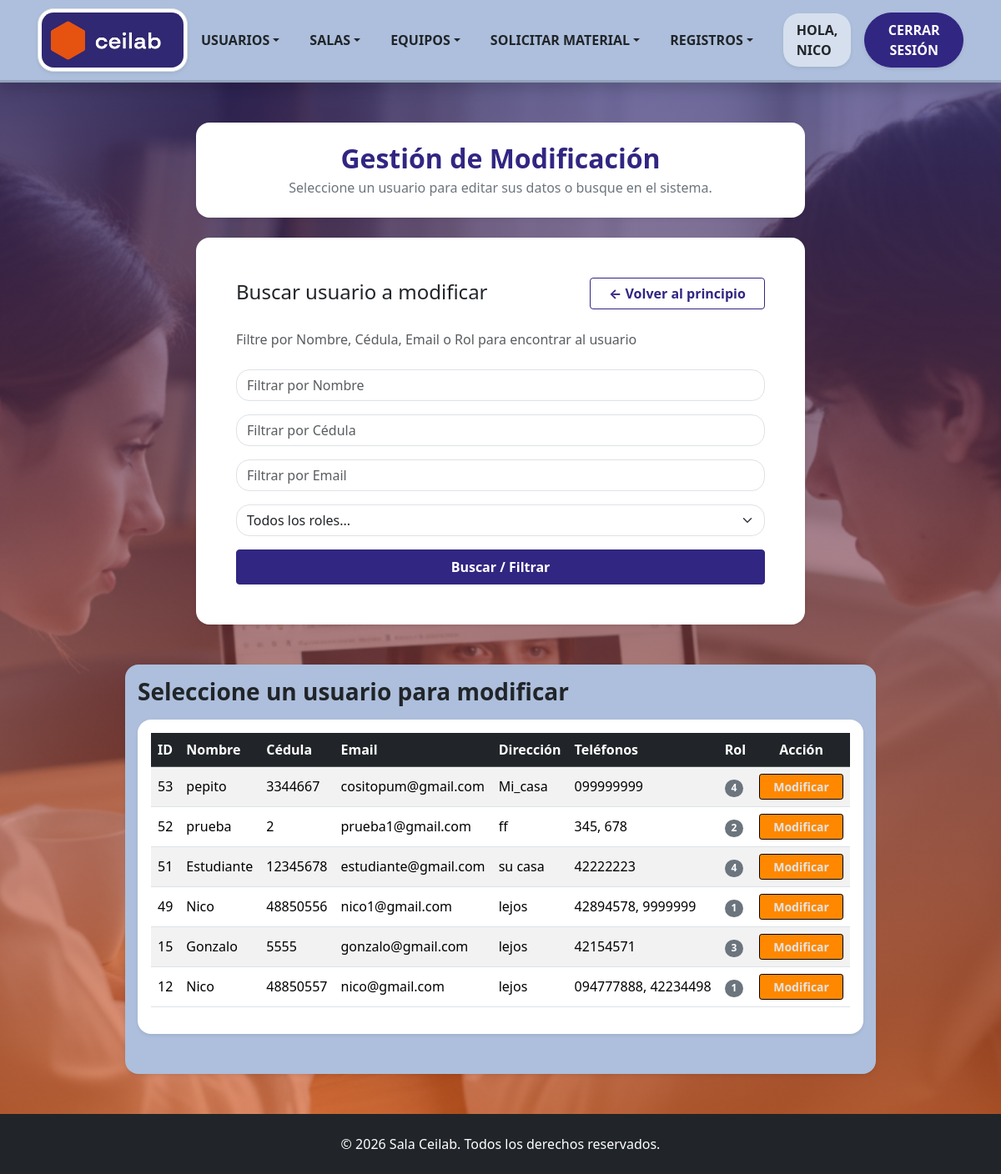
The page /Formularios/modUsuario.php (signed in) on the database its author committed.
### tables this page shows
CREATE TABLE `usuario` (
  `IDUsuario` int(10) NOT NULL,
  `Nombre` varchar(30) DEFAULT NULL,
  `Contraseña` varchar(61) DEFAULT NULL,
  `Email` varchar(30) DEFAULT NULL,
  `Direccion` varchar(50) NOT NULL,
  `Faltas` int(11) NOT NULL DEFAULT 0,
  `Observaciones` varchar(50) NOT NULL,
  `Fecha_creacion` date DEFAULT NULL,
  `Crador_IDUsuario` int(11) DEFAULT NULL,
  `cedula` int(8) NOT NULL,
  `activo` tinyint(1) DEFAULT 1
);

### Clases/ClsUsuarios.php (called while the page is built, shortened)
<?php
class ClsUsuarios {
    public function listarUsuarios($filtroNombre = '', $filtroCedula = '', $filtroEmail = '', $filtroRol = '') {
        $objConexion = new Conexion();
        $link = $objConexion->conectar();
        $sql = "SELECT u.IDUsuario, u.nombre, u.cedula, u.email, u.direccion, u.observaciones, MIN(r.ROL) AS ROL
                FROM usuario u
                LEFT JOIN rol r ON u.IDUsuario = r.IDUsuario
                WHERE u.activo = 1";
        $sql .= " GROUP BY u.IDUsuario, u.nombre, u.cedula, u.email, u.direccion, u.observaciones";
        $sql .= " ORDER BY u.IDUsuario DESC";
        return mysqli_query($link, $sql);
    }
    public function obtenerTelefonosPorUsuario($idUsuario) {
        $objConexion = new Conexion();
        $link = $objConexion->conectar();
        $idEscape = mysqli_real_escape_string($link, $idUsuario);
        $sql = "SELECT Telefono FROM Telefonos WHERE IDUsuario = '$idEscape'";
        $resultado = mysqli_query($link, $sql);
        $telefonos = [];
        if ($resultado) {
            while ($row = mysqli_fetch_assoc($resultado)) {
                $telefonos[] = $row['Telefono'];
            }
        }
        return $telefonos;
    }
    public function obtenerRolesPorUsuario($idUsuario) {
        $objConexion = new Conexion();
        $link = $objConexion->conectar();
        $idEscaped = mysqli_real_escape_string($link, $idUsuario);
        $sql = "SELECT ROL FROM rol WHERE IDUsuario = '$idEscaped'";
        $resultado = mysqli_query($link, $sql);
        $roles = [];
        if ($resultado) {
            while ($row = mysqli_fetch_assoc($resultado)) {
                $roles[] = $row['ROL'];
            }
        }
        return $roles;
    }
}
?>

### Formularios/modUsuario.php (the view, shortened to what this page needs)
<?php
require_once '../Clases/ClsUsuarios.php';
$objUsuario = new ClsUsuarios();
$usuarioData = null;
?>
<!DOCTYPE html>
<html lang="es">
    <head>
        <link href="../bootstrap_theme/bootstrap.css" rel="stylesheet" type="text/css">
        <link rel="stylesheet" href="../Estilos/blocks.css">
        <link href="../Estilos/style.css" rel="stylesheet">
    </head>
    <body class="d-flex flex-column min-vh-100 bg-light">
        <?php include '../navbar.php'; ?>
        <section class="hero-section flex-fill pb-5 pt-5">
            <div class="container pb-4">
                <div class="row">
                    <div class="col-md-9 col-xl-8 ms-auto me-auto">
                        <div class="bg-white p-4 shadow-sm rounded text-center">
                            <h3 class="fw-bold h2 mb-1 text-primary">Gestión de Modificación</h3>
                            <p class="fw-light text-secondary mb-0">Seleccione un usuario para editar sus datos o busque en el sistema.</p>
                        </div>
                    </div>
                </div>
            </div>
            <?php if (!$usuarioData): ?>
                <div class="container pb-5">
                    <div class="row">
                        <div class="col-md-9 col-xl-8 ms-auto me-auto">
                            <div class="bg-white p-4 p-lg-5 shadow-sm rounded">
                                <div class="d-flex justify-content-between align-items-center mb-4">
                                <h2 class="mb-1 text-dark h4">Buscar usuario a modificar</h2>
                                <a href="/CeiLab2026/index.php" class="btn btn-outline-primary fw-bold text-center" style="width: 100%; max-width: 210px;"> ← Volver al principio </a>
                                </div>
                                <p class="mb-4 text-muted">Filtre por Nombre, Cédula, Email o Rol para encontrar al usuario</p>
                                <form method="GET" action="">
                                    <div class="mb-3">
                                        <div class="mb-3">
                                            <input type="text" class="form-control" name="nombre" placeholder="Filtrar por Nombre" value="<?php echo htmlspecialchars($_GET['nombre'] ?? ''); ?>">
                                        </div>
                                        <div class="mb-3">
                                            <input type="number" class="form-control" name="cedula" placeholder="Filtrar por Cédula" value="<?php echo htmlspecialchars($_GET['cedula'] ?? ''); ?>">
                                        </div>
                                        <div class="mb-3">
                                            <input type="email" class="form-control" name="email" placeholder="Filtrar por Email" value="<?php echo htmlspecialchars($_GET['email'] ?? ''); ?>">
                                        </div>
                                        <div class="mb-3">
                                            <select class="form-select" name="rol">
                                                <option value="" selected>Todos los roles...</option>
                                            </select>
                                        </div>
                                    </div>
                                    <button type="submit" class="btn d-block w-100 btn-primary fw-bold pb-2 ps-3 pe-3 pt-2">Buscar / Filtrar</button>
                                </form>
                            </div>
                        </div>
                    </div>
                </div>
                <div class="container pb-5 pt-3 rounded shadow-sm col-md-10 col-xl-9" style="background-color: #adbfdc;">
                    <div class="row">
                        <div>
                            <h3 class="mb-3 text-dark fw-bold">Seleccione un usuario para modificar</h3>
                            <?php
                            $nombreFiltro = $_GET['nombre'] ?? '';
                            $cedulaFiltro = $_GET['cedula'] ?? '';
                            $emailFiltro  = $_GET['email'] ?? '';
                            $rolFiltro    = $_GET['rol'] ?? '';
                            $resultadoListado = $objUsuario->listarUsuarios($nombreFiltro, $cedulaFiltro, $emailFiltro, $rolFiltro);
                            if ($resultadoListado && mysqli_num_rows($resultadoListado) > 0) {
                            ?>
                                <div class="table-responsive bg-white p-3 shadow-sm rounded">
                                    <table class="table table-striped table-hover align-middle">
                                        <thead class="table-dark">
                                            <tr>
                                                <th>ID</th>
                                                <th>Nombre</th>
                                                <th>Cédula</th>
                                                <th>Email</th>
                                                <th>Dirección</th>
                                                <th>Teléfonos</th>
                                                <th>Rol</th>
                                                <th class="text-center">Acción</th>
                                            </tr>
                                        </thead>
                                        <tbody>
                                            <?php while ($row = mysqli_fetch_assoc($resultadoListado)) {
                                            $telefonosArr = $objUsuario->obtenerTelefonosPorUsuario($row['IDUsuario']);
                                            $textoTelefonos = !empty($telefonosArr) ? implode(', ', $telefonosArr) : 'Sin teléfonos';
                                            $rolArr = $objUsuario->obtenerRolesPorUsuario($row['IDUsuario']);
                                            $textorol = !empty($rolArr) ? implode(', ', $rolArr) : 'Sin rol asignado';
                                            ?>
                                                <tr>
                                                    <td><?php echo htmlspecialchars($row['IDUsuario']); ?></td>
                                                    <td><?php echo htmlspecialchars($row['nombre']); ?></td>
                                                    <td><?php echo htmlspecialchars($row['cedula']); ?></td>
                                                    <td><?php echo htmlspecialchars($row['email']); ?></td>
                                                    <td><?php echo htmlspecialchars($row['direccion']); ?></td>
                                                    <td><?php echo htmlspecialchars($textoTelefonos); ?></td>
                                                    <td><span class="badge bg-secondary"><?php echo htmlspecialchars($textorol); ?></span></td>
                                                    <td class="text-center">
                                                        <a href="modUsuario.php?id=<?php echo $row['IDUsuario']; ?>" class="btn btn-sm btn-warning fw-bold px-3">Modificar</a>
                                                    </td>
                                                </tr>
                                            <?php } ?>
                                        </tbody>
                                    </table>
                                </div>
                            <?php } else {
                                echo "<div class='alert alert-info text-center bg-white mb-0'>No se encontraron usuarios con los criterios especificados.</div>";
                            }
                            ?>
                        </div>
                    </div>
                </div>
            <?php endif; ?>
        </section>
        <?php include '../footer.php'; ?>
    </body>
</html>

### Estilos/style.css (style rules this page uses)
.hero-section { background-image: linear-gradient(rgba(48, 40, 115, 0.67), rgba(230, 83, 16, 0.57)), url('../assets/img/ceilab.png'); background-size: cover; background-position: center; background-repeat: no-repeat; }
.btn-warning { background-color: #ff8800 !important; border-color: #000000 !important; color: #e3e4e5 !important; }

### rows shown on the page
usuario: IDUsuario "53", Nombre "pepito", cedula "3344667", Email "cositopum@gmail.com", Direccion "Mi_casa", textoTelefonos "099999999", textorol "4"
usuario: IDUsuario "52", Nombre "prueba", cedula "2", Email "prueba1@gmail.com", Direccion "ff", textoTelefonos "345, 678", textorol "2"
usuario: IDUsuario "51", Nombre "Estudiante", cedula "12345678", Email "estudiante@gmail.com", Direccion "su casa", textoTelefonos "42222223", textorol "4"
usuario: IDUsuario "49", Nombre "Nico", cedula "48850556", Email "nico1@gmail.com", Direccion "lejos", textoTelefonos "42894578, 9999999", textorol "1"
usuario: IDUsuario "15", Nombre "Gonzalo", cedula "5555", Email "gonzalo@gmail.com", Direccion "lejos", textoTelefonos "42154571", textorol "3"
usuario: IDUsuario "12", Nombre "Nico", cedula "48850557", Email "nico@gmail.com", Direccion "lejos", textoTelefonos "094777888, 42234498", textorol "1"

### other values the page prints
$_SESSION['nombre'] "NICO"
